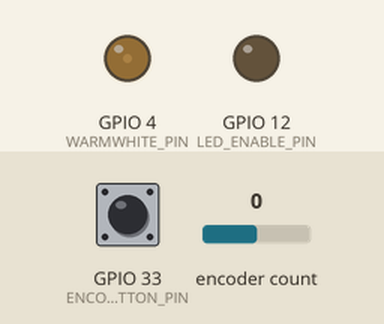
The sketch below on a simulated ESP32. Shown: output pins drawn as LEDs (lit = HIGH). Inputs (shaded band) come from the test bench; at power-on: encoder count 0, GPIO 33 (ENCODER_BUTTON_PIN) HIGH. What the sketch prints to the serial monitor is not drawn.

Above: at 1.2 s.
1.3 s: encoder count set to 4
At 2.0 s:
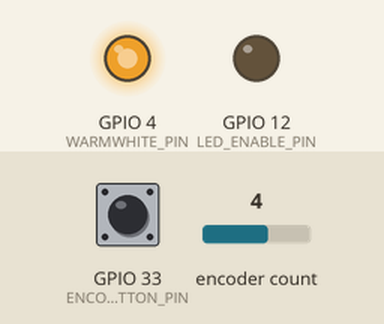
2.8 s: encoder count set to 3
At 3.2 s:
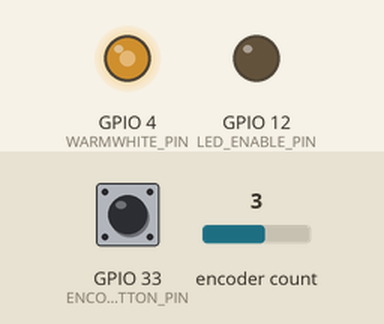
4.3 s: encoder count set to 2
At 5.5 s:
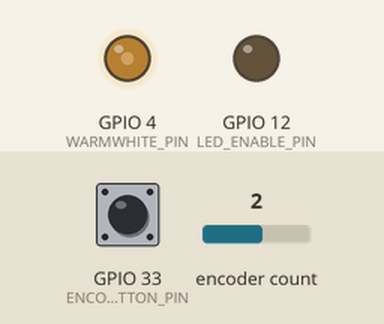
5.8 s: GPIO 33 (ENCODER_BUTTON_PIN) pulsed LOW 5 times (0.12 s each, 0.3 s apart)
At 8.2 s:
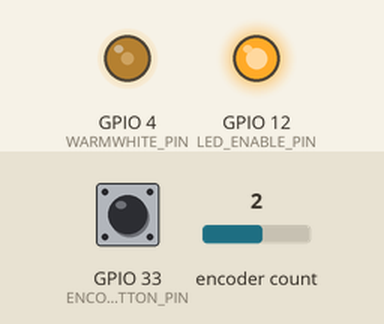
8.8 s: encoder count set to 1
At 9.6 s:
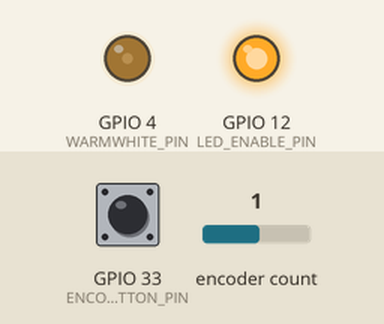
10.3 s: encoder count set to 5
At 10.9 s:
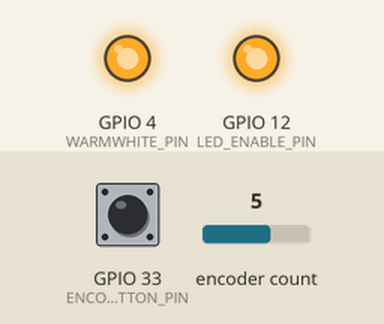
Timing chart, 0 to 12.8 s (numbered marks = the images above; inputs shaded):
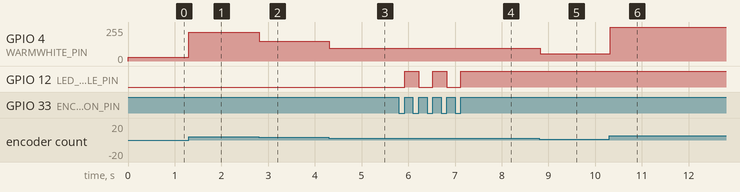

Measured:
- after the input at 1.3 s, GPIO 4 (WARMWHITE_PIN): 29/255 → 216/255 at once
- after the input at 2.8 s, GPIO 4 (WARMWHITE_PIN): 216/255 → 147/255 at once
- after the input at 4.3 s, GPIO 4 (WARMWHITE_PIN): 147/255 → 94/255 at once
- after the input at 5.8 s, GPIO 12 (LED_ENABLE_PIN): alternates HIGH for 0.30 s and LOW for 0.30 s, 5 changes in all, then stays HIGH, starting after 0.12 s
- after the input at 8.8 s, GPIO 4 (WARMWHITE_PIN): 94/255 → 54/255 at once
- after the input at 10.3 s, GPIO 4 (WARMWHITE_PIN): 54/255 → 255/255 at once

The sketch:

DeskLampCraig.ino
```cpp
/* Alternative firmware for the Mijia Xiaomi Desk Lamp 2
 *  Uses ESP32 micro - single core version
 *
 *  See https://github.com/lbernstone/arduino-esp32-solo to setup ESP32 single core libraries
 */

#include <ESP32Encoder.h>

#define ENCODER_PIN_A 26
#define ENCODER_PIN_B 27
#define ENCODER_BUTTON_PIN 33
#define PWM_FREQ 30000
#define ENABLE_PWM_FREQ 20000
#define PWM_RESOLUTION 9 // max value 512 (9)
#define WARM_LED_CHANNEL 0
#define COLD_LED_CHANNEL 1
#define ENABLE_LED_CHANNEL 2

// 10kHz
// 0.287 - 3.3V
// 8.8% to 100%
// min current 2.45mA?
// max current 300mA
// 10 steps (first step has no effect)

// testing with custom code:
// 30mA @ 100%
// goes continuous at 5mA (34/255 = 13%)
// discontinuous under that
// minimum value (4/255= 1.5% = 0.5mA


#define WARMWHITE_PIN 4
#define LED_ENABLE_PIN 12
// voltage range 0.245-2.43V
// 10kHz
// 7.52% - 74% duty
#define COLDWHITE_PIN 2

#define TOTAL_DIM_STEPS 17
#define TOTAL_MIX_STEPS 10

uint32_t warmLookup[] = {8, 9, 10, 12, 15, 25, 35,/*factory values follow*/
                         45, 58, 80, 109, 145, 188, 238, 296, 361, 433, 512
                        };
uint32_t coldLookup[] = {10, 12, 15, 17, 20, 25, 30,/*factory values follow*/
                         38, 48, 64,  85, 112, 144, 181, 213, 271, 323, 382
                        };

int32_t currentWarmColdTenPercent = 10;  // 10 = (100%) warm, 0 = cold
int32_t currentBrightness = 8;  // 0 = min, 14 = max
uint32_t buttonlastPressedTime = 0;
uint32_t powerState = 0; // 0 = off
ESP32Encoder encoder;

void IRAM_ATTR buttonInterrupt() {

  // if button just been pressed, start timer
  if(!digitalRead(ENCODER_BUTTON_PIN))
  {
     if( buttonlastPressedTime == 0)
     {
        buttonlastPressedTime = millis();
     }
  }

  // button released, check if it was a quick press, also debounce
  else
  {
    if(digitalRead(ENCODER_BUTTON_PIN))
    {
      if(((millis() - buttonlastPressedTime) < 1000) && ((millis() - buttonlastPressedTime) > 50))
      {
        // this was a 'click'
        powerState = !powerState;
        digitalWrite(LED_ENABLE_PIN, powerState);
      }
      buttonlastPressedTime = 0;  // reset timer ready for next press
    }
  }
}


void setup() {
  Serial.begin(115200);
  Serial.println("hello");

  // LED PWM setup
  ledcSetup(WARM_LED_CHANNEL, PWM_FREQ, PWM_RESOLUTION);
  ledcSetup(COLD_LED_CHANNEL, PWM_FREQ, PWM_RESOLUTION);
  ledcAttachPin(WARMWHITE_PIN, WARM_LED_CHANNEL);
  ledcAttachPin(COLDWHITE_PIN, COLD_LED_CHANNEL);

  // LED enable pin setup
  pinMode(LED_ENABLE_PIN, OUTPUT);
  digitalWrite(LED_ENABLE_PIN, LOW);

  // Encoder setup: each 'click' = 1 in count change
  ESP32Encoder::useInternalWeakPullResistors = UP;
  encoder.attachHalfQuad(ENCODER_PIN_A, ENCODER_PIN_B);
  encoder.setCount(0);

  // encoder button
  pinMode(ENCODER_BUTTON_PIN, INPUT_PULLUP);
  attachInterrupt(ENCODER_BUTTON_PIN, buttonInterrupt, CHANGE);
}

void loop() {
  int32_t countDiff;
  countDiff = encoder.getCount();

  if (!digitalRead(ENCODER_BUTTON_PIN))
  {
    // adjust warm cold ratio
    currentWarmColdTenPercent -= countDiff;
    if (currentWarmColdTenPercent > TOTAL_MIX_STEPS)
    {
      currentWarmColdTenPercent = TOTAL_MIX_STEPS;
    }
    if (currentWarmColdTenPercent < 0)
    {
      currentWarmColdTenPercent = 0;
    }
  }
  else
  { // adjust brightness
    currentBrightness += countDiff;
    if (currentBrightness > TOTAL_DIM_STEPS)
    {
      currentBrightness = TOTAL_DIM_STEPS;
    }
    if (currentBrightness < 0)
    {
      currentBrightness = 0;
    }
  }
  ledcWrite(WARM_LED_CHANNEL, currentWarmColdTenPercent*warmLookup[currentBrightness]/10);
  ledcWrite(COLD_LED_CHANNEL, (10-currentWarmColdTenPercent)*coldLookup[currentBrightness]/10);

  encoder.setCount(0); // reset the count each time

  delay(100);
}
```
